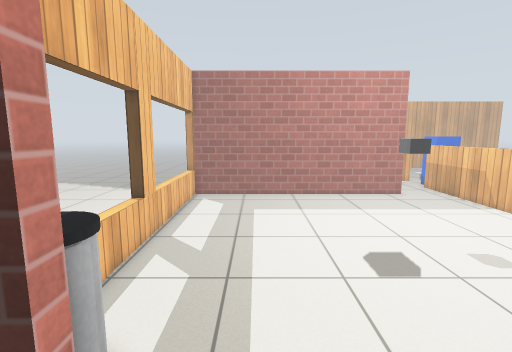
[1] (above)

16 first-person views from a walk through a world built for the Gazebo simulator. The camera is 1.2 m above the floor, tilts 8° down and sees 85° across. The floor is counted in squares, 0.25 m on a side. Each view is taken from the middle of a square. On the plan, view 1 faces up. The plan holds only what a view shows up to about 20 squares ahead; the rest is blank. The place goes on beyond the plan. Simple patterns stand in for the simulator's built-in surfaces. Simple shapes stand in for some stock models.

[2]
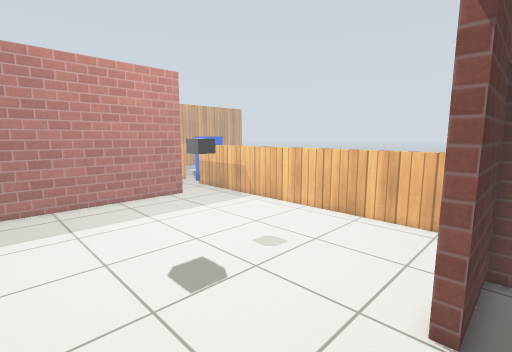

[3]
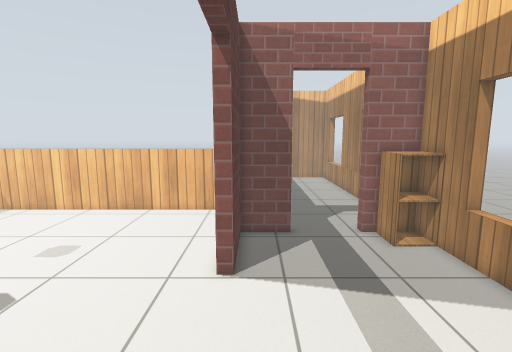

[4]
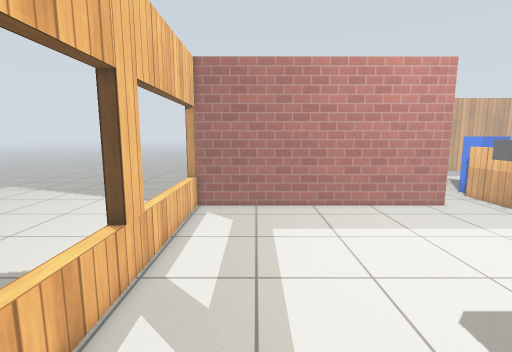

[5]
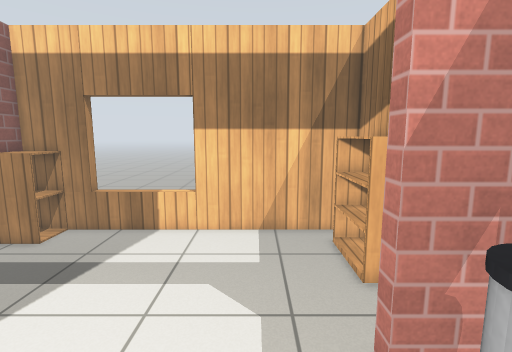

[6]
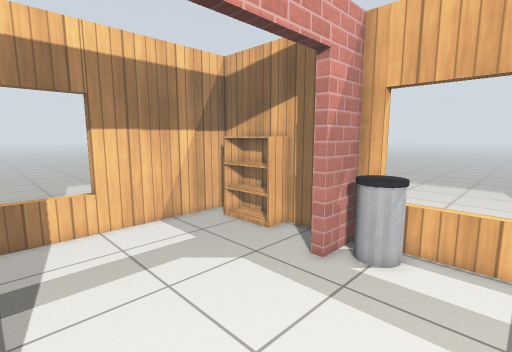

[7]
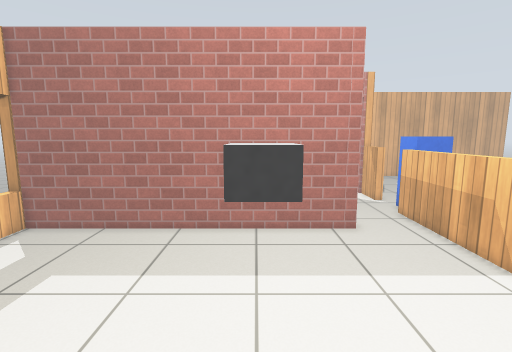

[8]
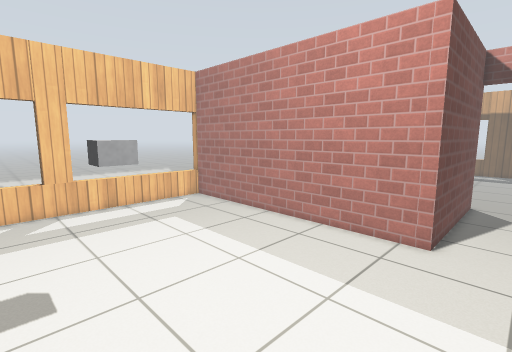

[9]
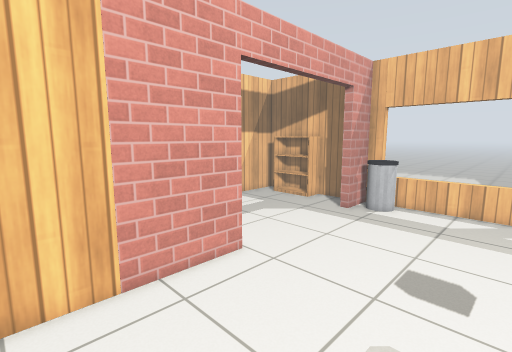

[10]
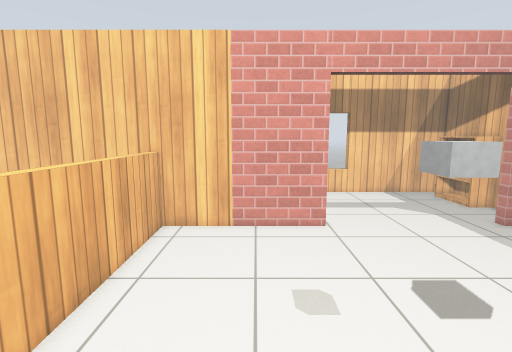

[11]
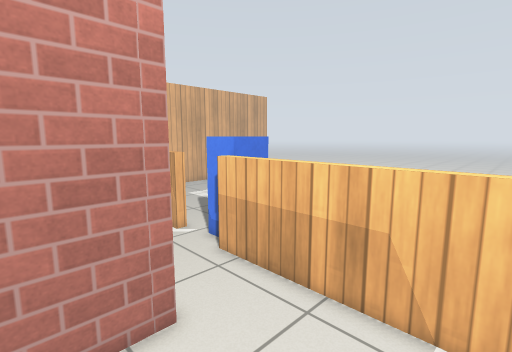

[12]
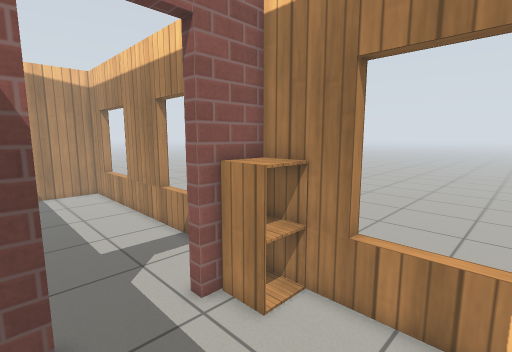

[13]
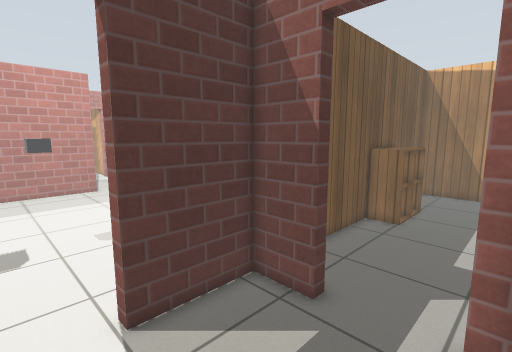

[14]
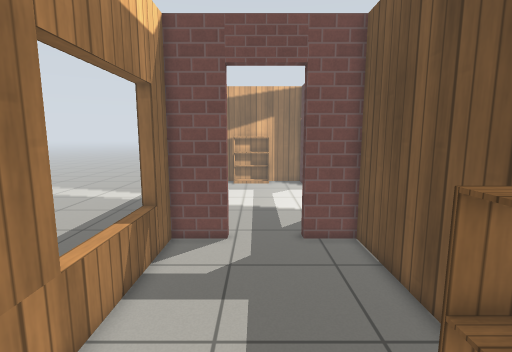

[15]
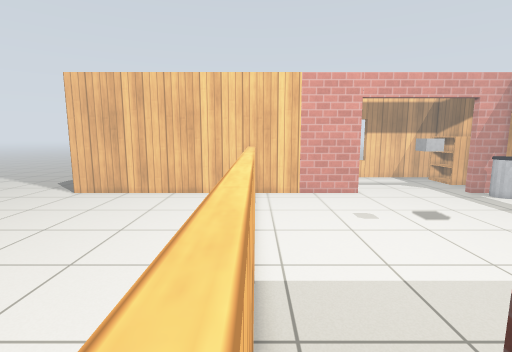

[16]
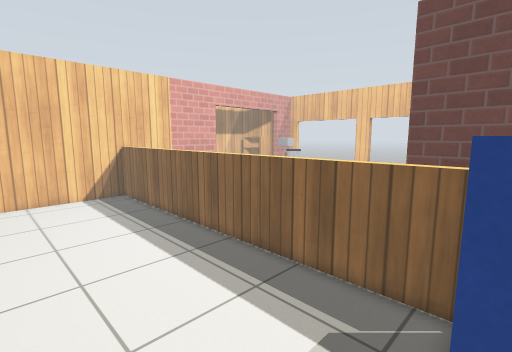

### Floor plan
Points are (right, up) in squares from view 1. A wall is a line through its corners. A room is listed if a view was taken in it or the views show most of it. See-through windows are left out.
Room 1 (views 1, 2, 3, 12, 13)
walls: (-2.4, 2.8) (-2.9, 2.8); (-5.1, -4.4) (-5.1, -6) (11.7, -6) (11.7, -3.4); (-5.1, 1.1) (-5.1, -0.5); (11.7, 0.2) (11.7, 2.8) (7.2, 2.8)
ways out: open door at (2.5, 3) to room 2; open door at (12, -1.5) to room 3
objects: bookshelf (-5, -4) to (-4, -1); other object (10, -6) to (11, -4)
Room 2 (views 4, 5, 6, 7, 8, 9, 10, 11, 15)
walls: (7.2, 3.4) (16.6, 3.4); (-5.1, 23.2) (-5.1, 3.4) (-2.4, 3.4); (12.3, 29.5) (12.3, 23.2) (-5.7, 23.2)
low walls: (16.1, 3.4) (16.1, 26.4)
ways out: open door at (2.5, 3) to room 1; opening at (17, 27.5) to room 4
objects: bin (-4, 4) to (-3, 6); grey box (7, 12) to (7, 13); postbox (17, 26) to (19, 28)
Room 3 (view 14)
walls: (12.3, -3.4) (12.3, -6) (25.5, -6); (25.5, 2.8) (12.3, 2.8) (12.3, 0.2)
ways out: open door at (12, -1.5) to room 1
objects: other object (21, 1) to (22, 2); other object (23, 1) to (25, 2)
Room 4 (view 16)
walls: (16.6, 3.4) (24.5, 3.4)
low walls: (16.7, 25.6) (16.7, 7)
ways out: opening at (17, 27.5) to room 2

Where each view was taken, in squares from view 1:
view 1: 0 up, 0 right, facing up
view 2: 2 up, 0 right, facing up-right
view 3: 2 up, 2 left, facing right
view 4: 4 up, 1 left, facing up
view 5: 8 up, 0 right, facing down
view 6: 9 up, 7 right, facing down-left
view 7: 9 up, 7 right, facing up
view 8: 10 up, 15 right, facing up-left
view 9: 12 up, 15 right, facing down-left
view 10: 18 up, 11 right, facing down
view 11: 17 up, 9 right, facing up-right
view 12: 1 up, 5 right, facing down-right
view 13: 4 down, 5 right, facing up-right
view 14: 2 down, 25 right, facing left
view 15: 27 up, 16 right, facing down
view 16: 27 up, 25 right, facing down-left
